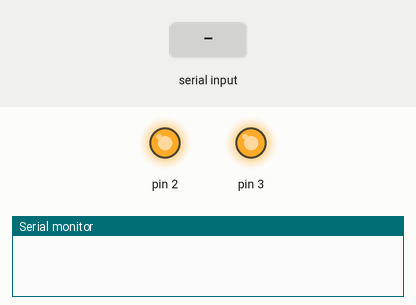
Bench run of a sketch on a simulated Arduino Mega 2560, built with avr-gcc and run on an emulated ATmega2560. On the bench: output pins drawn as LEDs (lit = HIGH), the last lines printed to the serial monitor. Inputs (shaded band) come from the test bench.

Above: at 1.2 s.
1.3 s: "RESET" received over Serial
At 2.44 s:
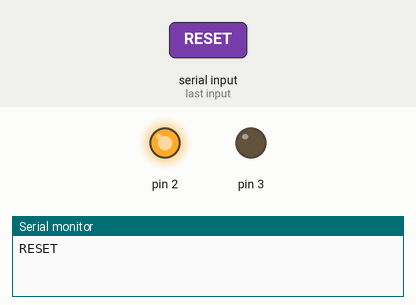
3.9 s: "RESET" received over the second serial link
6.4 s: "1" received over Serial
Timing chart, 0 to 9.4 s (numbered marks = the images above; inputs shaded):
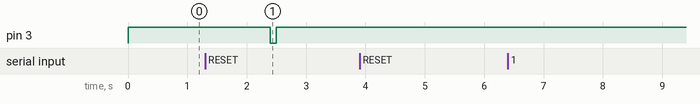

Measured:
- after the input at 1.3 s, pin 3: HIGH → LOW after 1.1 s, → HIGH 0.10 s later

The sketch:

code_examples.ino
```cpp
#define PIN_ESP8266_CHIP_POWERDOWN  (uint8_t)2U
#define PIN_ESP8266_RESET           (uint8_t)3U

void setup() {
  // put your setup code here, to run once:
  Serial.begin(9600);
  Serial1.begin(115200);
  pinMode(PIN_ESP8266_CHIP_POWERDOWN, OUTPUT);// CH_PD
  pinMode(PIN_ESP8266_RESET, OUTPUT);// RST
  digitalWrite(PIN_ESP8266_CHIP_POWERDOWN, HIGH);
  digitalWrite(PIN_ESP8266_RESET, HIGH);
}

void loop() {
  // put your main code here, to run repeatedly:
  int num_bytes_available = Serial.available();

  if(num_bytes_available > 0)
  {
    String send = Serial.readString();

    if(send.equals("RESET"))
    {
      Serial.println("\n\nRESET\n\n");
      digitalWrite(PIN_ESP8266_RESET, LOW);
      delay(100);
      digitalWrite(PIN_ESP8266_RESET, HIGH);
    }
    Serial.println("\nI SAID");
    Serial.println(send);
    Serial1.println(send);
  }

  delay(100);

  num_bytes_available = Serial1.available();
  if(num_bytes_available > 0)
  {
    String receive = Serial1.readString();
    Serial.println("\nWIFI SAID");
    Serial.println(receive);
  }
}
```
